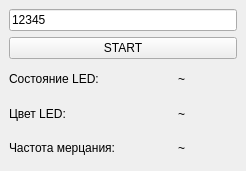
<?xml version="1.0" encoding="UTF-8"?>
<ui version="4.0">
 <class>MainWindow</class>
 <widget class="QMainWindow" name="MainWindow">
  <property name="geometry">
   <rect>
    <x>0</x>
    <y>0</y>
    <width>246</width>
    <height>171</height>
   </rect>
  </property>
  <property name="windowTitle">
   <string>Led Server</string>
  </property>
  <widget class="QWidget" name="centralwidget">
   <layout class="QVBoxLayout" name="verticalLayout_4">
    <item>
     <layout class="QVBoxLayout" name="verticalLayout" stretch="0,0">
      <property name="spacing">
       <number>6</number>
      </property>
      <item>
       <widget class="QLineEdit" name="portLineEdit">
        <property name="text">
         <string>12345</string>
        </property>
       </widget>
      </item>
      <item>
       <widget class="QPushButton" name="serverButton">
        <property name="text">
         <string>START</string>
        </property>
       </widget>
      </item>
     </layout>
    </item>
    <item>
     <layout class="QHBoxLayout" name="horizontalLayout">
      <item>
       <layout class="QVBoxLayout" name="verticalLayout_3">
        <item>
         <widget class="QLabel" name="stateLedLabel_2">
          <property name="minimumSize">
           <size>
            <width>0</width>
            <height>25</height>
           </size>
          </property>
          <property name="text">
           <string>Состояние LED:</string>
          </property>
         </widget>
        </item>
        <item>
         <widget class="QLabel" name="colorLedLabel_2">
          <property name="minimumSize">
           <size>
            <width>0</width>
            <height>25</height>
           </size>
          </property>
          <property name="text">
           <string>Цвет LED:</string>
          </property>
         </widget>
        </item>
        <item>
         <widget class="QLabel" name="rateLedLabel_2">
          <property name="minimumSize">
           <size>
            <width>0</width>
            <height>25</height>
           </size>
          </property>
          <property name="text">
           <string>Частота мерцания:</string>
          </property>
         </widget>
        </item>
       </layout>
      </item>
      <item>
       <layout class="QVBoxLayout" name="verticalLayout_2">
        <item>
         <widget class="QLabel" name="stateLedLabel">
          <property name="minimumSize">
           <size>
            <width>0</width>
            <height>25</height>
           </size>
          </property>
          <property name="text">
           <string>~</string>
          </property>
          <property name="alignment">
           <set>Qt::AlignCenter</set>
          </property>
         </widget>
        </item>
        <item>
         <widget class="QLabel" name="colorLedLabel">
          <property name="minimumSize">
           <size>
            <width>0</width>
            <height>25</height>
           </size>
          </property>
          <property name="text">
           <string>~</string>
          </property>
          <property name="alignment">
           <set>Qt::AlignCenter</set>
          </property>
         </widget>
        </item>
        <item>
         <widget class="QLabel" name="rateLedLabel">
          <property name="minimumSize">
           <size>
            <width>0</width>
            <height>25</height>
           </size>
          </property>
          <property name="text">
           <string>~</string>
          </property>
          <property name="alignment">
           <set>Qt::AlignCenter</set>
          </property>
         </widget>
        </item>
       </layout>
      </item>
     </layout>
    </item>
   </layout>
  </widget>
 </widget>
 <resources/>
 <connections/>
</ui>
